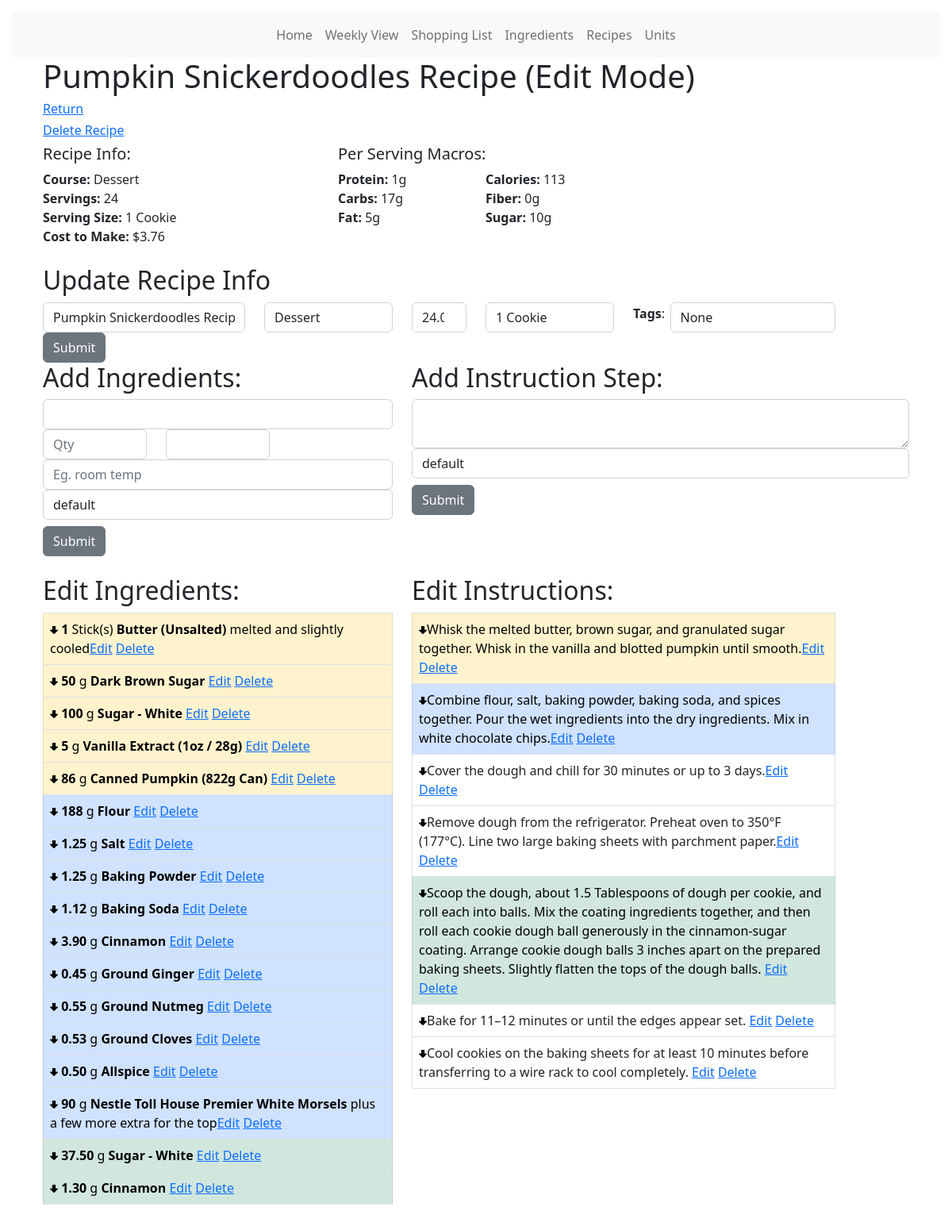
Before: /recipe/6/edit with the older database file.
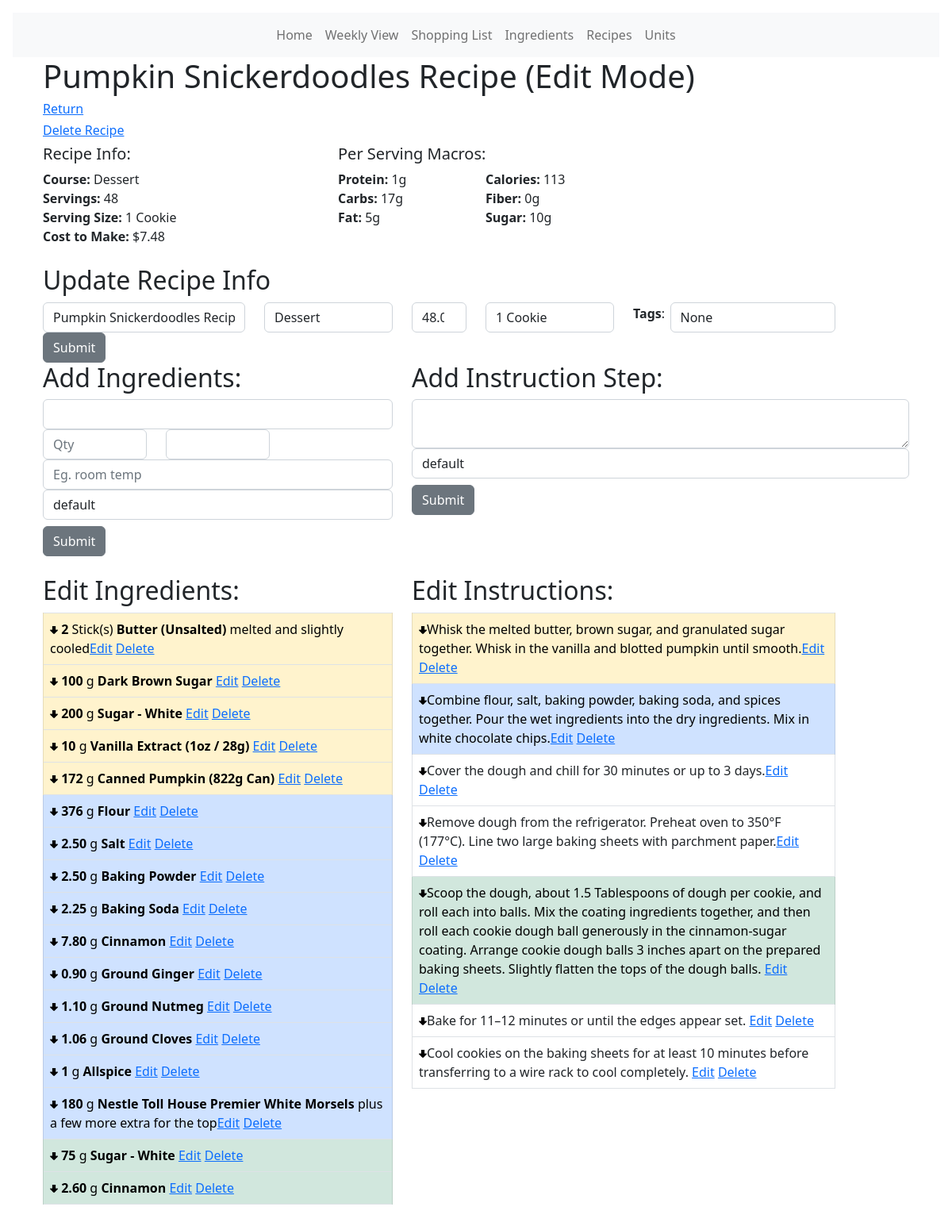
After: the same page with the newer database file.
### models.py (models this page shows, shortened)
class Recipe(db.Model):
    id = db.Column(db.Integer, primary_key=True)
    name = db.Column(db.String(100))
    course = db.Column(db.String(30))
    servings = db.Column(db.Float)
    serving_size = db.Column(db.String(30))
    tags = db.Column(db.Text)
    def get_total_cost(self):
        x = [x.qty for x in RecipeIngredient.query.filter_by(rid=self.id).all()]
        y = [
            y.ingredient.u_price
            for y in RecipeIngredient.query.filter_by(rid=self.id).all()
        ]
        tc = []
        for num1, num2 in zip(x, y):
            tc.append(num1 * num2)
        return sum(tc)
    def get_total_protein(self):
        x = [x.qty for x in RecipeIngredient.query.filter_by(rid=self.id).all()]
        y = [
            y.ingredient.protein
            for y in RecipeIngredient.query.filter_by(rid=self.id).all()
        ]
        t = []
        for num1, num2 in zip(x, y):
            t.append(num1 * num2)
        return sum(t)
    def get_total_carbs(self):
        x = [x.qty for x in RecipeIngredient.query.filter_by(rid=self.id).all()]
        y = [
            y.ingredient.carbs
            for y in RecipeIngredient.query.filter_by(rid=self.id).all()
        ]
        t = []
        for num1, num2 in zip(x, y):
            t.append(num1 * num2)
        return sum(t)
    def get_total_fat(self):
        x = [x.qty for x in RecipeIngredient.query.filter_by(rid=self.id).all()]
        y = [
            y.ingredient.fat
            for y in RecipeIngredient.query.filter_by(rid=self.id).all()
        ]
        t = []
        for num1, num2 in zip(x, y):
            t.append(num1 * num2)
        return sum(t)
    def get_total_fiber(self):
        x = [x.qty for x in RecipeIngredient.query.filter_by(rid=self.id).all()]
        y = [
            y.ingredient.fiber
            for y in RecipeIngredient.query.filter_by(rid=self.id).all()
        ]
        t = []
        for num1, num2 in zip(x, y):
            t.append(num1 * num2)
        return sum(t)
    def get_total_sugar(self):
        x = [x.qty for x in RecipeIngredient.query.filter_by(rid=self.id).all()]
        y = [
            y.ingredient.sugar
            for y in RecipeIngredient.query.filter_by(rid=self.id).all()
        ]
        t = []
        for num1, num2 in zip(x, y):
            t.append(num1 * num2)
        return sum(t)
    def get_total_calories(self):
        a = [a.qty for a in RecipeIngredient.query.filter_by(rid=self.id).all()]
        p = [
            p.ingredient.protein
            for p in RecipeIngredient.query.filter_by(rid=self.id).all()
        ]
        c = [
            c.ingredient.carbs
            for c in RecipeIngredient.query.filter_by(rid=self.id).all()
        ]
        f = [
            f.ingredient.fat
            for f in RecipeIngredient.query.filter_by(rid=self.id).all()
        ]
        tp = []
        for num1, num2 in zip(a, p):
            tp.append((num1 * num2) * 4)
        tc = []
        for num1, num2 in zip(a, c):
            tc.append((num1 * num2) * 4)
        tf = []
        for num1, num2 in zip(a, f):
            tf.append((num1 * num2) * 9)
        gtl = (sum(tf)) + (sum(tp)) + (sum(tc))
        return gtl

class RecipeIngredient(db.Model):
    id = db.Column(db.Integer, primary_key=True)
    rid = db.Column(db.Integer, db.ForeignKey("recipe.id"))
    iid = db.Column(db.Integer, db.ForeignKey("ingredient.id"))
    qty = db.Column(db.Float)
    unit_suffix = db.Column(db.String(50))
    ingredient_color_tag = db.Column(db.String(20))

class Ingredient(db.Model):
    __tablename__ = "ingredient"
    id = db.Column(db.Integer, primary_key=True)
    name = db.Column(db.String(120), nullable=False)
    icalories = db.Column(db.Float)
    protein = db.Column(db.Float)
    carbs = db.Column(db.Float)
    fat = db.Column(db.Float)
    fiber = db.Column(db.Float)
    sugar = db.Column(db.Float)
    item_unit_size = db.Column(db.Float)  # How many units of item at store
    item_price = db.Column(db.Float)  # Price for full item at store
    u_price = db.Column(db.Float)
    aisle_id = db.Column(db.Integer, db.ForeignKey("aisle.id"))
    ingredients = db.relationship("RecipeIngredient", backref="ingredient")
    def default_ingredient_unit(self):
        try:
            x = UnitIngredient.query.filter_by(iid=self.id).first()
            return x.unit.name
        except:
            return "Unknown"

class Unit(db.Model):
    id = db.Column(db.Integer, primary_key=True)
    oid = db.Column(db.Integer, autoincrement=True)
    name = db.Column(db.String(30))
    ingredients = db.relationship("UnitIngredient", backref="unit")

class RecipeInstruction(db.Model):
    id = db.Column(db.Integer, primary_key=True)
    rid = db.Column(db.Integer, db.ForeignKey("recipe.id"))
    instruction = db.Column(db.Text)
    instruction_color_tag = db.Column(db.String(20))

### main.py (the view, shortened to what this page needs)
@app.route("/recipe/<int:id>/edit", methods=["GET", "POST"])
def recipe_edit(id):
    r = Recipe.query.get_or_404(id)
    title = r.name
    x = 1
    iquery = RecipeIngredient.query.filter_by(rid=id).all()
    """Update Meta Data Form"""
    form2 = CreateRecipe()
    if request.method == "GET":
        form2.course.data = r.course
    """Add Ingredient Form"""
    form = AddIngredient()
    a = db.session.query(Ingredient.name).order_by(Ingredient.name)
    a = [i[0] for i in a]
    form.name.choices = [("")] + [(y) for y in a]
    b = db.session.query(Unit.name).order_by(Unit.id)
    b = [i[0] for i in b]
    form.unit.choices = [("")] + [(y) for y in b]
    """Add Instruction Step Form"""
    form3 = AddInstruction()
    instruct_query = RecipeInstruction.query.filter_by(rid=id).all()
    """Add Ingredient Button Action"""
    """Update Meta Data Button Action"""
    """Add Instruction Step Button Action"""
    return render_template(
        "/recipes/recipe_edit.html",
        r=r,
        title=r.name,
        x=x,
        iquery=iquery,
        form=form,
        form2=form2,
        form3=form3,
        instruct_query=instruct_query,
    )

### forms.py
class CreateRecipe(FlaskForm):
    recipe_name = StringField("Name", validators=[validators.DataRequired()])
    course = SelectField(
        "Course",
        choices=[
            ("Entree"),
            ("Appetizer"),
            ("Dessert"),
            ("Side Dish"),
            ("Beverage"),
            ("Other"),
        ],
        validators=[validators.DataRequired()],
    )
    servings = DecimalField("Servings:", validators=[validators.InputRequired()])
    serving_size = StringField("Serving Size", validators=[validators.DataRequired()])
    tags = StringField("Tags:")
    submit2 = SubmitField("Submit")

class AddIngredient(FlaskForm):
    name = SelectField(
        "Ingredient:",
        validators=[validators.InputRequired()],
        validate_choice=False,
    )
    unit = SelectField(
        "Unit Conversion Option:",
        validators=[validators.InputRequired()],
    )
    qty = DecimalField("Qty:", validators=[validators.InputRequired()])
    suffix = StringField("Notes")
    color1 = SelectField(
        "Color Tag:",
        choices=[
            ("default"),
            ("blue"),
            ("green"),
            ("light blue"),
            ("red"),
            ("yellow"),
            ("purple"),
            ("orange"),
            ("dark grey"),
            ("light grey"),
        ],
        validate_choice=False,
    )
    submit = SubmitField("Submit")

### main.py (called while the page is built)
@app.template_filter()
def color_label(my_var):
    td_class = ""
    if my_var == "blue":
        td_class = "table-blue"
    elif my_var == "dark grey":
        td_class = "table-dark-grey"
    elif my_var == "green":
        td_class = "table-green"
    elif my_var == "light blue":
        td_class = "table-light-blue"
    elif my_var == "yellow":
        td_class = "table-yellow"
    elif my_var == "red":
        td_class = "table-red"
    elif my_var == "light grey":
        td_class = "table-light-grey"
    elif my_var == "purple":
        td_class = "table-purple"
    elif my_var == "orange":
        td_class = "table-orange"
    return td_class

### templates/recipes/recipe_edit.html (shortened to what this page needs)
<!DOCTYPE html>
<html lang="en">
<head>
  <link href="{{ url_for('static', filename='css/select2.css') }}" rel="stylesheet" />
  {% extends 'base.html' %} {% block content %}
</head>
<body><b></b>
  <div class="container">
    <h1>{{title}} (Edit Mode)</h1>
    <a href="{{url_for('recipe', id=r.id)}}">
      <h6>Return</h6>
      <a href="{{url_for('delete_recipe_confirmation', id=r.id)}}">
      <h6>Delete Recipe</h6>
    </a>
    </a>
    <div class="row">
      <div class="col-4">
        <h5>Recipe Info:</h5>
      </div>
      <div class="col-4">
        <h5>Per Serving Macros:</h5>
      </div>
    </div>
    <div class="row">
      <div class="col-4">
        <b>Course: </b> {{r.course}} <br>
        <b>Servings: </b> {{(' %0.0f'|format(r.servings)) if (r.servings%1==0) else (' %0.2f'|format(r.servings))}} <br>
        <b>Serving Size: </b> {{r.serving_size}} <br>
        <b>Cost to Make: </b>{{'$%0.2f'|format(r.get_total_cost())}}
      </div>
      <div class="col-2">
        <b>Protein:</b> {{'%0.0fg'|format((r.get_total_protein())/r.servings)}} <br>
        <b>Carbs:</b> {{'%0.0fg'|format((r.get_total_carbs())/r.servings)}} <br>
        <b>Fat:</b> {{'%0.0fg'|format((r.get_total_fat())/r.servings)}} <br>
      </div>
      <div class="col-2">
        <b>Calories:</b> {{'%0.0f'|format((r.get_total_calories())/r.servings)}} <br>
        <b>Fiber:</b> {{'%0.0fg'|format((r.get_total_fiber())/r.servings)}} <br>
        <b>Sugar:</b> {{'%0.0fg'|format((r.get_total_sugar())/r.servings)}} <br>
      </div>
    </div>
    <br>
    <h2>Update Recipe Info</h2>
    <form method="POST">
      <div class="row">
        <div class="col-3">
          {{ form.hidden_tag() }} {{ form2.recipe_name(class="form-control", value=r.name) }}
        </div>
        <div class="col-2">
          {{ form2.course(class="form-control", value=r.course) }}
        </div>
        <div class="col-1">
          {{ form2.servings(class="form-control", value=r.servings)}}
        </div>
        <div class="col-2">
          {{ form2.serving_size(class="form-control", value=r.serving_size)}}
        </div>
        <div class="col-3">
          <div class="row">
            <div class="col-2">
<span class="align-middle"><b>Tags</b>:</span>
</div>
<div class="col-10">
{{ form2.tags(class="form-control", value=r.tags)}}
</div>
</div>
        </div>
        <div class="col">{{ form2.submit2(class="btn btn-secondary") }}</div>
      </div>
    </form>
    <div class="row">
      <div class="col">
        <div class="row">
          <div class="col-5">
            <h2>Add Ingredients:</h2>
            <form method="POST">
              <div class="col">
                {{ form.hidden_tag() }} {{ form.name(class="form-control",
                id="selector") }}
              </div>
              <div class="row">
                <div class="col-4">
                 {{ form.qty(class="form-control ", placeholder="Qty") }}
                </div>
                <div class="col-4">
                {{form.unit(class="form-control", id="unit")}}
                </div>
              </div>
              <div class="col">
                {{ form.suffix(class="form-control", placeholder='Eg. room temp')}}
                {{ form.color1(class="form-control") }}
              </div>
              <div class="col">{{ form.submit(class="btn btn-secondary mt-2") }}
              </div>
            </form>
          </div>
          <div class="col">
            <h2>Add Instruction Step:</h2>
            <form method="POST">
              <div class="col">
                {{ form3.hidden_tag() }} {{ form3.instruction(class="form-control") }}
                {{ form3.color2(class="form-control") }}
              </div>
              <div class="col">{{ form3.submit3(class="btn btn-secondary mt-2") }}</div>
            </form>
          </div>
        </div>
      </div>
    </div>
    <br />
    <div class="row">
      <div class="col-5">
        <h2>Edit Ingredients:</h2>
        <table class="table table-hover table-bordered">
          {% for i in iquery %}
          <tr>
            <td class="{{i.ingredient_color_tag|color_label()}}">
              <b><a href="{{url_for('recipe_ingredient_move_down', rid=i.rid, id=i.id)}}"><img
                    src="{{ url_for('static', filename='images/down_arrow.png') }}" width="10" /></a>{{(' %0.0f
                '|format(i.qty)) if (i.qty%1==0) else (' %0.2f
                '|format(i.qty))}}</b>{{i.ingredient.default_ingredient_unit()}}
              <b>{{i.ingredient.name}}</b>
              {{i.unit_suffix}}<a href="{{url_for('recipe_edit_ingredient',id=i.id)}}">Edit</a> <a href="{{url_for('recipe_delete_ingredient',id=i.id)}}",
              onclick="return confirm('Are you want to delete this? You cannot undo this action.')">Delete</a></td>
          </tr>
          {% endfor %}
        </table>
      </div>
      <div class="col-6">
        <h2>Edit Instructions:</h2>
        <table class="table table-hover table-bordered">
          {% for in in instruct_query %}
          <tr>
            <td class="{{in.instruction_color_tag|color_label()}}">
              <a href="{{url_for('recipe_instruction_move_down', rid=in.rid, id=in.id)}}"><img
                  src="{{ url_for('static', filename='images/down_arrow.png') }}" width="10" /></a>{{in.instruction}}<a href="{{url_for('recipe_edit_instruction',id=in.id)}}">Edit</a> <a
                href="{{url_for('recipe_delete_instruction',id=in.id)}}",
                onclick="return confirm('Are you want to delete this? You cannot undo this action.')">Delete</a>
            </td>
          </tr>
          {% endfor %}
        </table>
      </div>
    </div>
  </div>
</body>
{% endblock %}

### templates/base.html (shortened to what this page needs)
<!DOCTYPE html>
<html lang="en">
  <head>
    <link
      href="{{ url_for('static', filename='css/bs.css') }}"
      rel="stylesheet"
    />
    <link
      href="{{ url_for('static', filename='css/style.css') }}"
      rel="stylesheet"
    />
  </head>
  <body>
    {% include 'navbar.html' %}
    <div class="container">{% block content %} {% endblock %}</div>
  </body>
</html>

### templates/navbar.html (shortened to what this page needs)
<!DOCTYPE html>
<html lang="en">
  <head>
    <link
      href="https://cdn.jsdelivr.net/npm/bootstrap@5.2.0/dist/css/bootstrap.min.css"
      rel="stylesheet"
    />
    <link
      href="https://getbootstrap.com/docs/5.2/assets/css/docs.css"
      rel="stylesheet"
    />
  </head>
  <body class="p-3 m-0 border-0 bd-example">
    <nav class="navbar navbar-expand-lg bg-light d-print-none">
      <div class="container-fluid">
        <div class="collapse navbar-collapse" id="navbarTogglerDemo01">
          <ul class="navbar-nav mx-auto mb-2 mb-lg-0">
            <li class="nav-item">
              <a class="nav-link" href="{{ url_for('index') }}">Home</a>
            </li>
            <li class="nav-item">
              <a class="nav-link" href="{{ url_for('weekly_view') }}">Weekly View</a>
            </li>
            <li class="nav-item">
              <a class="nav-link" href="{{ url_for('list') }}">Shopping List</a>
            <li class="nav-item">
              <a class="nav-link" href="{{ url_for('ingredient_page') }}">Ingredients</a>
            </li>
            <li class="nav-item">
              <a class="nav-link" href="{{ url_for('recipe_list') }}">Recipes</a>
            </li>
            <li class="nav-item">
              <a class="nav-link" href="{{ url_for('unit_page') }}">Units</a>
            </li>
            </li>
          </ul>
        </div>
      </div>
    </nav>
  </body>
</html>

Changed rows visible on the page:
changed Recipe "Pumpkin Snickerdoodles Recipe": servings "24" → "48"; servings "24.0" → "48.0"
changed RecipeIngredient "melted and slightly cooled": get_total_cost "$3.76" → "$7.48"; qty "1" → "2"
changed RecipeIngredient "Dark Brown Sugar": qty "50" → "100"
changed RecipeIngredient (number 3 of 17 on the later page): qty "100" → "200"
changed RecipeIngredient "Vanilla Extract (1oz / 28g)": qty "5" → "10"
changed RecipeIngredient "Canned Pumpkin (822g Can)": qty "86" → "172"
changed RecipeIngredient "Flour": qty "188" → "376"
changed RecipeIngredient "Salt": qty "1.25" → "2.50"
changed RecipeIngredient "Baking Powder": qty "1.25" → "2.50"
changed RecipeIngredient "Baking Soda": qty "1.12" → "2.25"
changed RecipeIngredient (number 10 of 17 on the later page): qty "3.90" → "7.80"
changed RecipeIngredient "Ground Ginger": qty "0.45" → "0.90"
changed RecipeIngredient "Ground Nutmeg": qty "0.55" → "1.10"
changed RecipeIngredient "Ground Cloves": qty "0.53" → "1.06"
changed RecipeIngredient "Allspice": qty "0.50" → "1"
changed RecipeIngredient "plus a few more extra for the top": qty "90" → "180"
changed RecipeIngredient (number 16 of 17 on the later page): qty "37.50" → "75"
changed RecipeIngredient (number 17 of 17 on the later page): qty "1.30" → "2.60"
